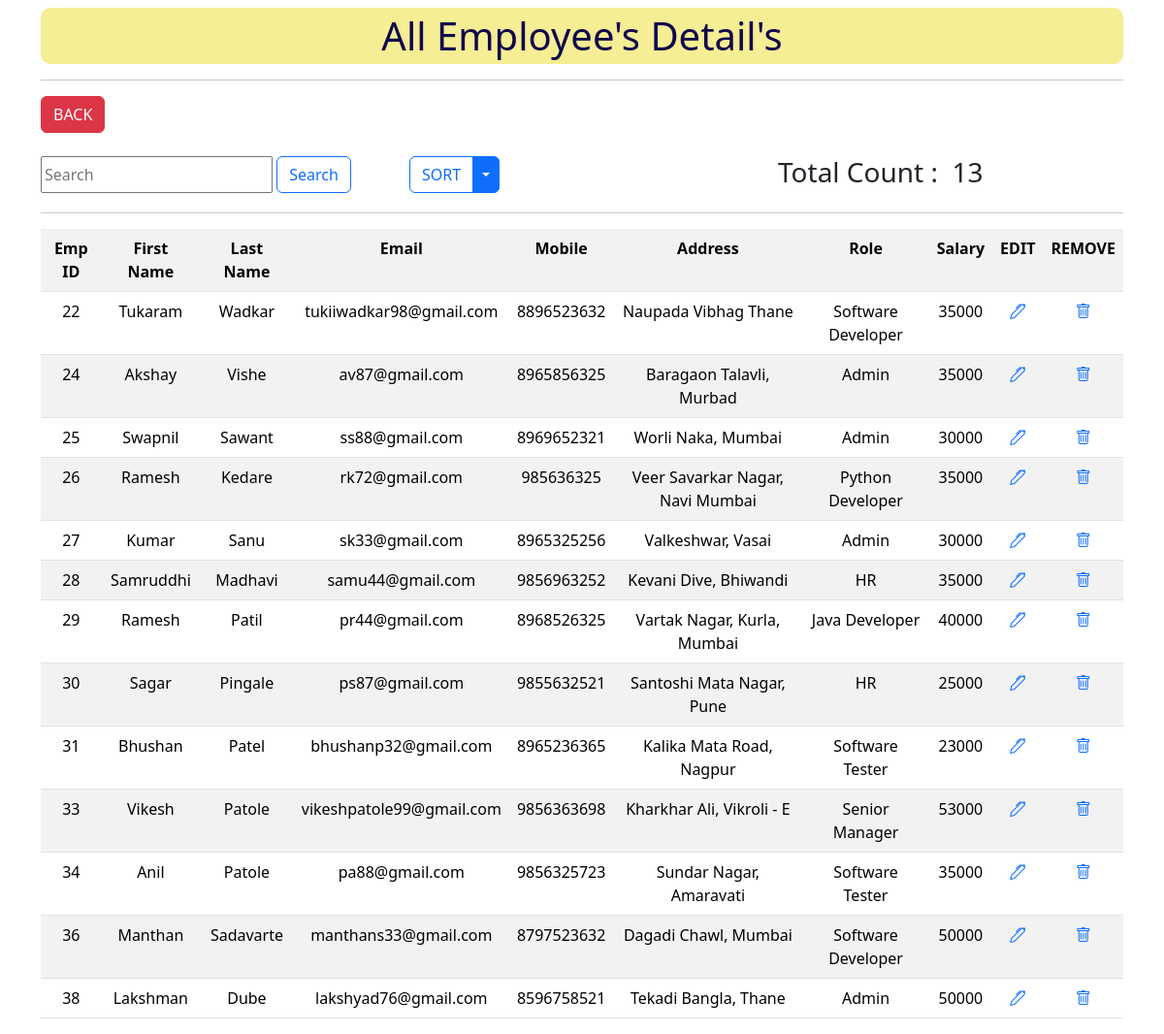
Page /allemp on the committed database.
### empapp/models.py (models this page shows, shortened)
class Emp(models.Model):
    first_name = models.CharField(max_length=50)
    last_name = models.CharField(max_length=50)
    email = models.CharField(max_length=50)
    mobile = models.BigIntegerField()
    address = models.CharField(max_length=100)
    role = models.CharField(max_length=50)
    salary = models.BigIntegerField()
    pimage = models.ImageField(upload_to = 'image')

### empapp/views.py (the view)
# urls.py: path('allemp',views.allemp),
def allemp(request):
    e = Emp.objects.all()
    t = len(e)
    context = {}
    context['data'] = e
    context['total'] = t
    return render(request,'allemp.html',context)

### templates/allemp.html (shortened to what this page needs)
<!DOCTYPE html>
<html lang="en">
<head>
    <link href="https://cdn.jsdelivr.net/npm/bootstrap@5.3.2/dist/css/bootstrap.min.css" rel="stylesheet">
    <link rel="stylesheet" href="https://cdn.jsdelivr.net/npm/bootstrap-icons@1.11.3/font/bootstrap-icons.min.css">
</head>
<body>
    <div class="container mt-2">
        <h1 align="center" style="background-color: rgb(245, 238, 148); color: rgb(17, 7, 75); padding: 5px;border: none; border-radius: 10px;">All Employee's Detail's</h1> <hr>
        <a href="/index" class="btn btn-danger">BACK</a> <br> <br>
        <div class="row">
            <div class="col-md-4">
                <form class="d-flex" method="get" action="/search">
                    <input class="" name="query" id="query" type="search" placeholder="Search"> &nbsp;
                    <button class="btn btn-outline-primary" type="submit">Search</button>
                </form>
            </div>
            <div class="col-md-4">
                <div class="btn-group">
                    <button type="button" class="btn btn-outline-primary">SORT</button>
                    <button type="button" class="btn btn-primary dropdown-toggle dropdown-toggle-split" data-bs-toggle="dropdown" aria-expanded="false">
                    </button>
                </div>
            </div>
            <div class="col-md-4">
                <h3>Total Count : &nbsp;{{total}} </h3>
            </div>
        </div>
            <hr>
            <table  class="table table-striped">
                <tr align="center">
                    <th>Emp ID</th>
                    <th>First Name</th>
                    <th>Last Name</th>
                    <th>Email</th>
                    <th>Mobile</th>
                    <th>Address</th>
                    <th>Role</th>
                    <th>Salary</th>
                    <th>EDIT</th>
                    <th>REMOVE</th>
                </tr>
            {% for x in data %}
                <tr align="center">
                    <td>{{x.id}}</td>
                    <td>{{x.first_name}}</td>
                    <td>{{x.last_name}}</td>
                    <td>{{x.email}}</td>
                    <td>{{x.mobile}}</td>
                    <td>{{x.address}}</td>
                    <td>{{x.role}}</td>
                    <td>{{x.salary}}</td>
                    <td><a href="editemp/{{x.id}}"><i class="bi bi-pen"></i></a></td>
                    <td><a href="removeemp/{{x.id}}"><i class="bi bi-trash"></i></a></td>
                </tr>
            {% endfor %}
            </table>
    </div>
</body>
</html>

### rows in the picture
Emp: id "22", first_name "Tukaram", last_name "Wadkar", email "tukiiwadkar98@gmail.com", mobile "8896523632", address "Naupada Vibhag Thane", role "Software Developer", salary "35000"
Emp: id "24", first_name "Akshay", last_name "Vishe", email "av87@gmail.com", mobile "8965856325", address "Baragaon Talavli, Murbad", role "Admin", salary "35000"
Emp: id "25", first_name "Swapnil", last_name "Sawant", email "ss88@gmail.com", mobile "8969652321", address "Worli Naka, Mumbai", role "Admin", salary "30000"
Emp: id "26", first_name "Ramesh", last_name "Kedare", email "rk72@gmail.com", mobile "985636325", address "Veer Savarkar Nagar, Navi Mumbai", role "Python Developer", salary "35000"
Emp: id "27", first_name "Kumar", last_name "Sanu", email "sk33@gmail.com", mobile "8965325256", address "Valkeshwar, Vasai", role "Admin", salary "30000"
Emp: id "28", first_name "Samruddhi", last_name "Madhavi", email "samu44@gmail.com", mobile "9856963252", address "Kevani Dive, Bhiwandi", role "HR", salary "35000"
Emp: id "29", first_name "Ramesh", last_name "Patil", email "pr44@gmail.com", mobile "8968526325", address "Vartak Nagar, Kurla, Mumbai", role "Java Developer", salary "40000"
Emp: id "30", first_name "Sagar", last_name "Pingale", email "ps87@gmail.com", mobile "9855632521", address "Santoshi Mata Nagar, Pune", role "HR", salary "25000"
Emp: id "31", first_name "Bhushan", last_name "Patel", email "bhushanp32@gmail.com", mobile "8965236365", address "Kalika Mata Road, Nagpur", role "Software Tester", salary "23000"
Emp: id "33", first_name "Vikesh", last_name "Patole", email "vikeshpatole99@gmail.com", mobile "9856363698", address "Kharkhar Ali, Vikroli - E", role "Senior Manager", salary "53000"
Emp: id "34", first_name "Anil", last_name "Patole", email "pa88@gmail.com", mobile "9856325723", address "Sundar Nagar, Amaravati", role "Software Tester", salary "35000"
Emp: id "36", first_name "Manthan", last_name "Sadavarte", email "manthans33@gmail.com", mobile "8797523632", address "Dagadi Chawl, Mumbai", role "Software Developer", salary "50000"
Emp: id "38", first_name "Lakshman", last_name "Dube", email "lakshyad76@gmail.com", mobile "8596758521", address "Tekadi Bangla, Thane", role "Admin", salary "50000"

### other values in the picture
{{ total }} "13"
